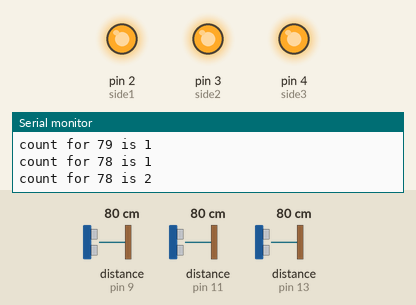
Simulated run of this sketch. Board: Arduino Uno, built with avr-gcc and run on an emulated ATmega328P. Shown: output pins drawn as LEDs (lit = HIGH), the last lines printed to the serial monitor. Wiring (inferred from the names in the program): 3 × ultrasonic range finder: trigger pin 8, echo pin 9 / trigger pin 10, echo pin 11 / trigger pin 12, echo pin 13. The inputs (shaded band) are chosen by the test bench; at power-on: distance to the obstacle (sensors on pin 9, pin 11, pin 13) 80 cm. The echo pulse lasts 58.3 µs per cm; pins used as bus, display or sensor lines are not drawn.

Above: at 1.2 s.
1.3 s: distance to the obstacle (sensor on pin 9) set to 65 cm
3.6 s: distance to the obstacle (sensor on pin 9) set to 56 cm
At 4.7 s:
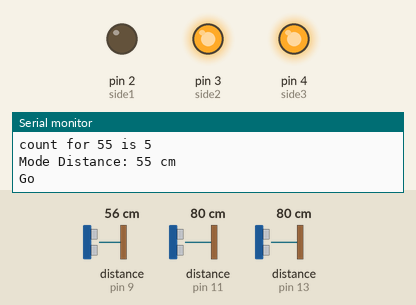
Timing chart, 0 to 6.6 s (numbered marks = the images above; inputs shaded):
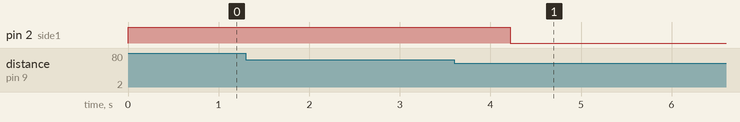

Measured:
- the behaviour switches between 61 and 60 cm on distance to the obstacle (sensor on pin 9) (found by bisection; images 0 and 1)
- after the input at 3.6 s, pin 2 (side1): HIGH → LOW after 0.62 s

The sketch:

sensor-traffic-light.ino
```cpp
int side1 = 2;
int side2 = 3;
int side3 = 4;

int trig1 = 8;
int echo1 = 9;
int trig2 = 10;
int echo2 = 11;
int trig3 = 12;
int echo3 = 13;

long duration = 0;
int distance = 0;
long newDist[5] = {0};
//long oldDist[5] = {50};

int tripDist = 60;
long waitTime = 5000;

const int numSamples = 5;
long distances[numSamples];

void setup() {
  pinMode(trig1, OUTPUT);
  pinMode(echo1, INPUT);
  pinMode(trig2, OUTPUT);
  pinMode(echo2, INPUT);
  pinMode(trig3, OUTPUT);
  pinMode(echo3, INPUT);

  pinMode(side1, OUTPUT);
  pinMode(side2, OUTPUT);
  pinMode(side3, OUTPUT);

  digitalWrite(side1,HIGH);
  digitalWrite(side2,HIGH);
  digitalWrite(side3,HIGH);

  Serial.begin(9600);
}

void loop() {
  dist(trig1,echo1,side1,1);
  dist(trig2,echo2,side2,2);
  dist(trig3,echo3,side3,3);

}


void dist(int trigPin,int echoPin, int side, int val)
{
  long sumSampleDistance = 0;
  for (int i = 0; i < numSamples; i++)
  {
    digitalWrite(trigPin, LOW);
    delayMicroseconds(2);
    digitalWrite(trigPin, HIGH);
    delayMicroseconds(10);
    digitalWrite(trigPin, LOW);
    duration = pulseIn(echoPin, HIGH);
    distances[i] = duration * 0.034 / 2;
    delay(100);

    Serial.print(i);
    Serial.print(" Distance ");
    Serial.print(val);
    Serial.print(": ");
    Serial.print(distances[i]);
    Serial.println(" cm");

    sumSampleDistance += distances[i];
  }
  long mode = calculateMode(distances, numSamples);
  Serial.print("Mode Distance: ");
  Serial.print(mode);
  Serial.println(" cm");

  newDist[val] = mode;
//  if((oldDist[val]-newDist[val])>tripDist)
  if(newDist[val]<tripDist)
  {
    Serial.println("Go");
    digitalWrite(side,LOW);
    delay(waitTime);
    dist(trigPin,echoPin,side,val);
  }
  else
  {return;}
  Serial.println("Stop");
  digitalWrite(side,HIGH);
//  oldDist[val] = newDist[val];
}

long calculateMode(long data[], int size)
{
  long modeValue = 0;
  int count[400] = {0};
  int maxCount = 0;
  for (int i = 0; i < size; i++)
  {
    ++count[data[i]];
    Serial.print("count for ");
    Serial.print(data[i]);
    Serial.print(" is ");
    Serial.println(count[data[i]]);
    if (count[data[i]] > maxCount)
    {
      maxCount = count[data[i]];
      modeValue = data[i];
    }
  }
  return modeValue;
}
```
